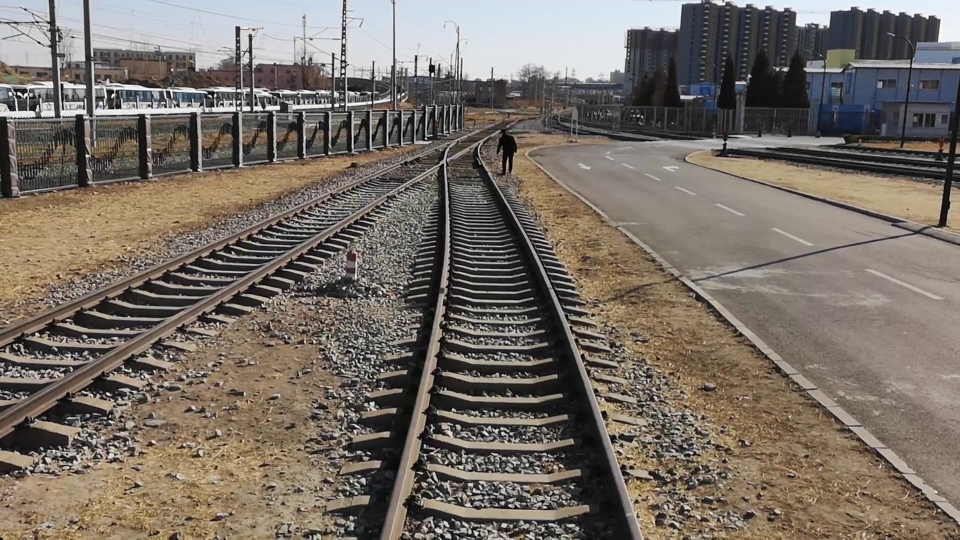
#> input picture opencv/image/rail_detect/Rail-Lane-Lines-masterxx/Rail-Lane-Lines-master/pic/385.jpg, 1920 x 1080 px (shown at 1/2 size); its folder holds only this picture in this run
$ python pipeline.py   (older library calls are emulated)
#> lines starting #> are read from the running program, lines starting #| are printed output that depends on the picture; after the words box and inside, x2 and y2 are one past the last pixel; in counts of white or black regions, pixels touching at a corner belong together
### opencv/image/rail_detect/Rail-Lane-Lines-masterxx/Rail-Lane-Lines-master/utils.py
# -*- coding: utf-8 -*-
"""
Created on Fri Oct  6 23:37:10 2017

@author: yang
"""

import numpy as np
import os
import cv2
import matplotlib.pyplot as plt
import matplotlib.image as mpimg

#get all image in the given directory persume that this directory only contain image files
def get_images_by_dir(dirname):
#> called with dirname = 'pic'
    img_names = os.listdir(dirname)
    img_paths = [dirname+'/'+img_name for img_name in img_names]
    imgs = [cv2.imread(path) for path in img_paths]
#> imgs = 1 item
    return imgs

#function take the chess board image and return the object points and image points
# [12 lines left out: function calibrate, not called in this run]

# [6 lines of commented-out code are left out]

def get_M_Minv():
    # [4 lines of commented-out code are left out]
    src = np.float32([[(600, 1080), (850, 300), (1600, 1080), (1000, 300)]])
    dst = np.float32([[(500, 1080), (0, 0), (1500, 1080), (1300, 0)]])
    #src = np.float32([[(0, 1920), (510, 500), (1000, 1920), (600, 500)]])
    #dst = np.float32([[(300, 1920), (150, 0), (850, 1920), (900, 0)]])
    M = cv2.getPerspectiveTransform(src, dst)
    Minv = cv2.getPerspectiveTransform(dst,src)
    return M,Minv

#function takes an image, object points, and image points
# performs the camera calibration, image distortion correction and
# returns the undistorted image
# [5 lines left out: function cal_undistort, not called in this run]

def abs_sobel_thresh(img, orient='x', thresh_min=0, thresh_max=255):
    # Convert to grayscale
    gray = cv2.cvtColor(img, cv2.COLOR_RGB2GRAY)
    # Apply x or y gradient with the OpenCV Sobel() function
    # and take the absolute value
    if orient == 'x':
        abs_sobel = np.absolute(cv2.Sobel(gray, cv2.CV_64F, 1, 0))
    if orient == 'y':
        abs_sobel = np.absolute(cv2.Sobel(gray, cv2.CV_64F, 0, 1))
    # Rescale back to 8 bit integer
    scaled_sobel = np.uint8(255*abs_sobel/np.max(abs_sobel))
    # Create a copy and apply the threshold
    binary_output = np.zeros_like(scaled_sobel)
    # Here I'm using inclusive (>=, <=) thresholds, but exclusive is ok too
    binary_output[(scaled_sobel >= thresh_min) & (scaled_sobel <= thresh_max)] = 1

    # Return the result
    return binary_output

def mag_thresh(img, sobel_kernel=3, mag_thresh=(0, 255)):
    # Convert to grayscale
    gray = cv2.cvtColor(img, cv2.COLOR_RGB2GRAY)
    # Take both Sobel x and y gradients
    sobelx = cv2.Sobel(gray, cv2.CV_64F, 1, 0, ksize=sobel_kernel)
    sobely = cv2.Sobel(gray, cv2.CV_64F, 0, 1, ksize=sobel_kernel)
    # Calculate the gradient magnitude
    gradmag = np.sqrt(sobelx**2 + sobely**2)
    # Rescale to 8 bit
    scale_factor = np.max(gradmag)/255
    gradmag = (gradmag/scale_factor).astype(np.uint8)
    # Create a binary image of ones where threshold is met, zeros otherwise
    binary_output = np.zeros_like(gradmag)
    binary_output[(gradmag >= mag_thresh[0]) & (gradmag <= mag_thresh[1])] = 1

    # Return the binary image
    return binary_output

def dir_threshold(img, sobel_kernel=3, thresh=(0, np.pi/2)):
    # Grayscale
    gray = cv2.cvtColor(img, cv2.COLOR_RGB2GRAY)
    # Calculate the x and y gradients
    sobelx = cv2.Sobel(gray, cv2.CV_64F, 1, 0, ksize=sobel_kernel)
    sobely = cv2.Sobel(gray, cv2.CV_64F, 0, 1, ksize=sobel_kernel)
    # Take the absolute value of the gradient direction,
    # apply a threshold, and create a binary image result
    absgraddir = np.arctan2(np.absolute(sobely), np.absolute(sobelx))
    binary_output =  np.zeros_like(absgraddir)
    binary_output[(absgraddir >= thresh[0]) & (absgraddir <= thresh[1])] = 1

    # Return the binary image
    return binary_output

def hls_select(img,channel='s',thresh=(0, 255)):
    hls = cv2.cvtColor(img, cv2.COLOR_RGB2HLS)
    if channel=='h':
        channel = hls[:,:,0]
    elif channel=='l':
        channel=hls[:,:,1]
    else:
        channel=hls[:,:,2]
    binary_output = np.zeros_like(channel)
    binary_output[(channel > thresh[0]) & (channel <= thresh[1])] = 1
    return binary_output

def luv_select(img, thresh=(0, 255)):
    luv = cv2.cvtColor(img, cv2.COLOR_RGB2LUV)
    l_channel = luv[:,:,0]
    binary_output = np.zeros_like(l_channel)
    binary_output[(l_channel > thresh[0]) & (l_channel <= thresh[1])] = 1
    return binary_output

def lab_select(img, thresh=(0, 255)):
    lab = cv2.cvtColor(img, cv2.COLOR_RGB2Lab)
    b_channel = lab[:,:,2]
    binary_output = np.zeros_like(b_channel)
    binary_output[(b_channel > thresh[0]) & (b_channel <= thresh[1])] = 1
    return binary_output

def find_line(binary_warped):
    # Take a histogram of the bottom half of the image
    histogram = np.sum(binary_warped[binary_warped.shape[0]//2:,:], axis=0)
    # Find the peak of the left and right halves of the histogram
    # These will be the starting point for the left and right lines
    midpoint = np.int(histogram.shape[0]/2)
    leftx_base = np.argmax(histogram[:midpoint])
    rightx_base = np.argmax(histogram[midpoint:]) + midpoint

    # Choose the number of sliding windows
    nwindows = 9
    # Set height of windows
    window_height = np.int(binary_warped.shape[0]/nwindows)
    # Identify the x and y positions of all nonzero pixels in the image
    nonzero = binary_warped.nonzero()
    nonzeroy = np.array(nonzero[0])
    nonzerox = np.array(nonzero[1])
    # Current positions to be updated for each window
    leftx_current = leftx_base
    rightx_current = rightx_base
    # Set the width of the windows +/- margin
    margin = 100
    # Set minimum number of pixels found to recenter window
    minpix = 50
    # Create empty lists to receive left and right lane pixel indices
    left_lane_inds = []
    right_lane_inds = []

    # Step through the windows one by one
    for window in range(nwindows):
        # Identify window boundaries in x and y (and right and left)
        win_y_low = binary_warped.shape[0] - (window+1)*window_height
        win_y_high = binary_warped.shape[0] - window*window_height
        win_xleft_low = leftx_current - margin
        win_xleft_high = leftx_current + margin
        win_xright_low = rightx_current - margin
        win_xright_high = rightx_current + margin
        # Identify the nonzero pixels in x and y within the window
        good_left_inds = ((nonzeroy >= win_y_low) & (nonzeroy < win_y_high) &
        (nonzerox >= win_xleft_low) &  (nonzerox < win_xleft_high)).nonzero()[0]
        good_right_inds = ((nonzeroy >= win_y_low) & (nonzeroy < win_y_high) &
        (nonzerox >= win_xright_low) &  (nonzerox < win_xright_high)).nonzero()[0]
        # Append these indices to the lists
        left_lane_inds.append(good_left_inds)
        right_lane_inds.append(good_right_inds)
        # If you found > minpix pixels, recenter next window on their mean position
        if len(good_left_inds) > minpix:
            leftx_current = np.int(np.mean(nonzerox[good_left_inds]))
        if len(good_right_inds) > minpix:
            rightx_current = np.int(np.mean(nonzerox[good_right_inds]))

    # Concatenate the arrays of indices
    left_lane_inds = np.concatenate(left_lane_inds)
    right_lane_inds = np.concatenate(right_lane_inds)

    # Extract left and right line pixel positions
    leftx = nonzerox[left_lane_inds]
    lefty = nonzeroy[left_lane_inds]
    rightx = nonzerox[right_lane_inds]
    righty = nonzeroy[right_lane_inds]

    # Fit a second order polynomial to each
    left_fit = np.polyfit(lefty, leftx, 3)
    right_fit = np.polyfit(righty, rightx, 3)

    return left_fit, right_fit, left_lane_inds, right_lane_inds

# [22 lines left out: function find_line_by_previous, not called in this run]

def expand(img):
    image = img
    _,green,_ = cv2.split(image)
    s = np.sum(green,axis=1)
    a = range(1080)
    for i in reversed(a):
        if s[i] <200:
            break
        for j in range(1920):  # min x
            if green[i][j] == 255:
                break
        for k in reversed(range(1920)): #max x
            if green[i][k] == 255:
                break
        for l in range(int(s[i]/255)): # s[i]/255  the number
            image[i,j-l,2] = 255
        for l in range(int(s[i]/255)):
            image[i,k+l,2] = 255

    return image

# [22 lines of commented-out code are left out]

def draw_area(undist,binary_warped,Minv,left_fit, right_fit):
    # Generate x and y values for plotting
    ploty = np.linspace(0, binary_warped.shape[0]-1, binary_warped.shape[0] )
    # left_fitx = left_fit[0]*ploty**2 + left_fit[1]*ploty + left_fit[2]
    # right_fitx = right_fit[0]*ploty**2 + right_fit[1]*ploty + right_fit[2]
    left_fitx = left_fit[0]*ploty**3 + left_fit[1]*ploty**2 + left_fit[2]*ploty+left_fit[3]
    right_fitx = right_fit[0]*ploty**3 + right_fit[1]*ploty**2 + right_fit[2]*ploty+right_fit[3]
    # Create an image to draw the lines on
    warp_zero = np.zeros_like(binary_warped).astype(np.uint8)
    color_warp = np.dstack((warp_zero, warp_zero, warp_zero))

    # Recast the x and y points into usable format for cv2.fillPoly()
    pts_left = np.array([np.transpose(np.vstack([left_fitx, ploty]))])
    pts_right = np.array([np.flipud(np.transpose(np.vstack([right_fitx, ploty])))])
    pts = np.hstack((pts_left, pts_right))

    # Draw the lane onto the warped blank image
    cv2.fillPoly(color_warp, np.int_([pts]), (0,255, 0))

    # Warp the blank back to original image space using inverse perspective matrix (Minv)
    undist = np.array(undist)
    newwarp = cv2.warpPerspective(color_warp, Minv, (undist.shape[1], undist.shape[0]))
    newwarp = expand(newwarp)
    # Combine the result with the original image
    result = cv2.addWeighted(undist, 1, newwarp, 0.3, 0)
    return result,newwarp

def calculate_curv_and_pos(binary_warped,left_fit, right_fit):
    # Define y-value where we want radius of curvature
    ploty = np.linspace(0, binary_warped.shape[0]-1, binary_warped.shape[0] )
    leftx = left_fit[0]*ploty**2 + left_fit[1]*ploty + left_fit[2]
    rightx = right_fit[0]*ploty**2 + right_fit[1]*ploty + right_fit[2]
    # Define conversions in x and y from pixels space to meters
    ym_per_pix = 30/720 # meters per pixel in y dimension
    xm_per_pix = 3.7/700 # meters per pixel in x dimension
    y_eval = np.max(ploty)
    # Fit new polynomials to x,y in world space
    left_fit_cr = np.polyfit(ploty*ym_per_pix, leftx*xm_per_pix, 2)
    right_fit_cr = np.polyfit(ploty*ym_per_pix, rightx*xm_per_pix, 2)
    # Calculate the new radii of curvature
    left_curverad = ((1 + (2*left_fit_cr[0]*y_eval*ym_per_pix + left_fit_cr[1])**2)**1.5) / np.absolute(2*left_fit_cr[0])
    right_curverad = ((1 + (2*right_fit_cr[0]*y_eval*ym_per_pix + right_fit_cr[1])**2)**1.5) / np.absolute(2*right_fit_cr[0])

    curvature = ((left_curverad + right_curverad) / 2)
    #print(curvature)
    lane_width = np.absolute(leftx[719] - rightx[719])
    lane_xm_per_pix = 3.7 / lane_width
    veh_pos = (((leftx[719] + rightx[719]) * lane_xm_per_pix) / 2.)
    cen_pos = ((binary_warped.shape[1] * lane_xm_per_pix) / 2.)
    distance_from_center = cen_pos - veh_pos
    return curvature,distance_from_center

# [14 lines left out: functions select_yellow, select_white, not called in this run]

def draw_values(img,curvature,distance_from_center):
    font = cv2.FONT_HERSHEY_SIMPLEX
    radius_text = "Radius of Curvature: %sm"%(round(curvature))

    if distance_from_center>0:
        pos_flag = 'right'
    else:
        pos_flag= 'left'

    cv2.putText(img,radius_text,(100,100), font, 1,(255,255,255),2)
    #center_text = "Vehicle is %.3fm %s of center"%(abs(distance_from_center),pos_flag)
    #cv2.putText(img,center_text,(100,150), font, 1,(255,255,255),2)
    return img

### opencv/image/rail_detect/Rail-Lane-Lines-masterxx/Rail-Lane-Lines-master/line.py
# -*- coding: utf-8 -*-
"""
Created on Tue Oct 10 19:38:04 2017

@author: yang
"""
import numpy as np

# Define a class to receive the characteristics of each line detection
class Line():
    def __init__(self):
        # was the line detected in the last iteration?
        self.detected = False
        # x values of the last n fits of the line
        self.recent_fitted = [np.array([False])]
        #average x values of the fitted line over the last n iterations
        self.bestx = None
        #polynomial coefficients averaged over the last n iterations
        self.best_fit = None
        #polynomial coefficients for the most recent fit
        self.current_fit = [np.array([False])]
        #radius of curvature of the line in some units
        self.radius_of_curvature = None
        #distance in meters of vehicle center from the line
        self.line_base_pos = None
        #difference in fit coefficients between last and new fits
        self.diffs = np.array([0,0,0,0], dtype='float')
        #x values for detected line pixels
        self.allx = None
        #y values for detected line pixels
        self.ally = None

    # [5 lines left out: function check_detected, not called in this run]


    def update(self,fit):
        if fit is not None:
            if self.best_fit is not None:
                self.diffs = abs(fit - self.best_fit)
                if self.check_detected():
                    self.detected =True
                    if len(self.recent_fitted)>10:
                        self.recent_fitted = self.recent_fitted[1:]
                        self.recent_fitted.append(fit)
                    else:
                        self.recent_fitted.append(fit)
                    self.best_fit = np.average(self.recent_fitted, axis=0)
                    self.current_fit = fit
                else:
                    self.detected = False
            else:
                self.best_fit = fit
                self.current_fit = fit
                self.detected=True
                self.recent_fitted.append(fit)


### opencv/image/rail_detect/Rail-Lane-Lines-masterxx/Rail-Lane-Lines-master/pipeline.py
# -*- coding: utf-8 -*-
"""
Created on Sun Oct  8 21:49:26 2017

@author: zander
"""

import os
import cv2
import utils
import matplotlib.pyplot as plt
import numpy as np
from moviepy.editor import VideoFileClip
import line
# import tensorflow as tf
from PIL import Image
import time

def thresholding(img):
    #setting all sorts of thresholds
    x_thresh = utils.abs_sobel_thresh(img, orient='x', thresh_min=90 ,thresh_max=280)
    mag_thresh = utils.mag_thresh(img, sobel_kernel=3, mag_thresh=(30, 170))
    dir_thresh = utils.dir_threshold(img, sobel_kernel=3, thresh=(0.7, 1.3))
    hls_thresh = utils.hls_select(img, thresh=(160, 255))
    lab_thresh = utils.lab_select(img, thresh=(155, 210))
    luv_thresh = utils.luv_select(img, thresh=(225, 255))

    #Thresholding combination
    threshholded = np.zeros_like(x_thresh)
    threshholded[((x_thresh == 1) & (mag_thresh == 1)) | ((dir_thresh == 1) & (hls_thresh == 1)) | (lab_thresh == 1) | (luv_thresh == 1)] = 1

    return threshholded

def RotateClockWise90(img):
    trans_img = cv2.transpose( img )
    new_img = cv2.flip(trans_img, 1)

    return new_img

def processing(img,M,Minv,left_line,right_line):
    #img = RotateClockWise90(img)
    #img = np.rot90(img)
    prev_time = time.time()
    img = Image.fromarray(img)
    undist = img
    #get the thresholded binary image
    img = np.array(img)
    thresholded = thresholding(img)
    #perform perspective  transform
    thresholded_wraped = cv2.warpPerspective(thresholded, M, img.shape[1::-1], flags=cv2.INTER_LINEAR)
    #perform detection
    if left_line.detected and right_line.detected:
        left_fit, right_fit, left_lane_inds, right_lane_inds = utils.find_line_by_previous(thresholded_wraped,left_line.current_fit,right_line.current_fit)
    else:
        left_fit, right_fit, left_lane_inds, right_lane_inds = utils.find_line(thresholded_wraped)
    left_line.update(left_fit)
    right_line.update(right_fit)
    # #draw the detected laneline and the information
    undist = Image.fromarray(img)
    area_img, gre1 = utils.draw_area(undist,thresholded_wraped,Minv,left_fit, right_fit)
    curvature,pos_from_center = utils.calculate_curv_and_pos(thresholded_wraped,left_fit, right_fit)
    area_img = np.array(area_img)
    result = utils.draw_values(area_img,curvature,pos_from_center)
    curr_time = time.time()
    exec_time = curr_time - prev_time
    info = "time: %.2f ms" % (1000 * exec_time)
    print(info)
    return result,thresholded_wraped


left_line = line.Line()
right_line = line.Line()
#cal_imgs = utils.get_images_by_dir('camera_cal')
#object_points,img_points = utils.calibrate(cal_imgs,grid=(9,6))
M,Minv = utils.get_M_Minv()


'''
project_outpath = 'vedio_out/Rail_detection.mp4'
project_video_clip = VideoFileClip("Rail.mp4")
project_video_out_clip = project_video_clip.fl_image(lambda clip: processing(clip,M,Minv,left_line,right_line))
project_video_out_clip.write_videofile(project_outpath, audio=False)
'''

#draw the processed test image
test_imgs = utils.get_images_by_dir('pic')
#> test_imgs = 1 item
undistorted = []
for img in test_imgs:
   #img = utils.cal_undistort(img,object_points,img_points)
   undistorted.append(img)
#> this loop made 1 pass
#> after the loop, undistorted = 1 item

result=[]
t2=[]
c=1
for img in undistorted:
    prev_time = time.time()
    res,t1 = processing(img,M,Minv,left_line,right_line)
    curr_time = time.time()
    exec_time = curr_time - prev_time
    info = "time: %.2f ms" % (1000 * exec_time)
    print(info)
    # [5 lines of commented-out code are left out]
    result.append(res)
    t2.append(t1)
#> this loop made 1 pass
#| time: 2787.90 ms
#| time: 2788.25 ms
#> pass 1, in abs_sobel_thresh, `gray = cv2.cvtColor(img, cv2.COLOR_RGB2GRAY)`:
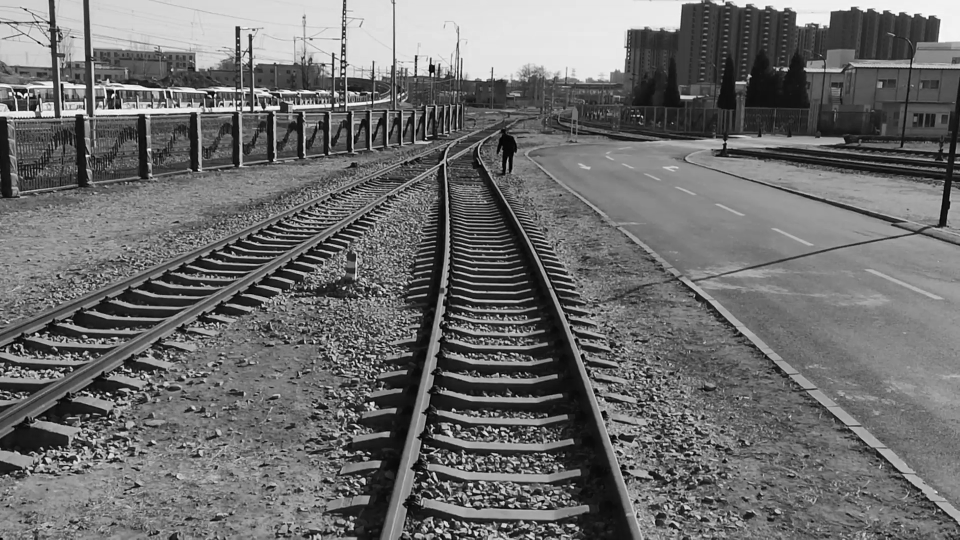
#> gray: shape (1080, 1920) (shown at 1/2 size); min 0, max 255, mean 109.3
#> pass 1, in abs_sobel_thresh, `abs_sobel = np.absolute(cv2.Sobel(gray, cv2.CV_64F, 1, 0))`:
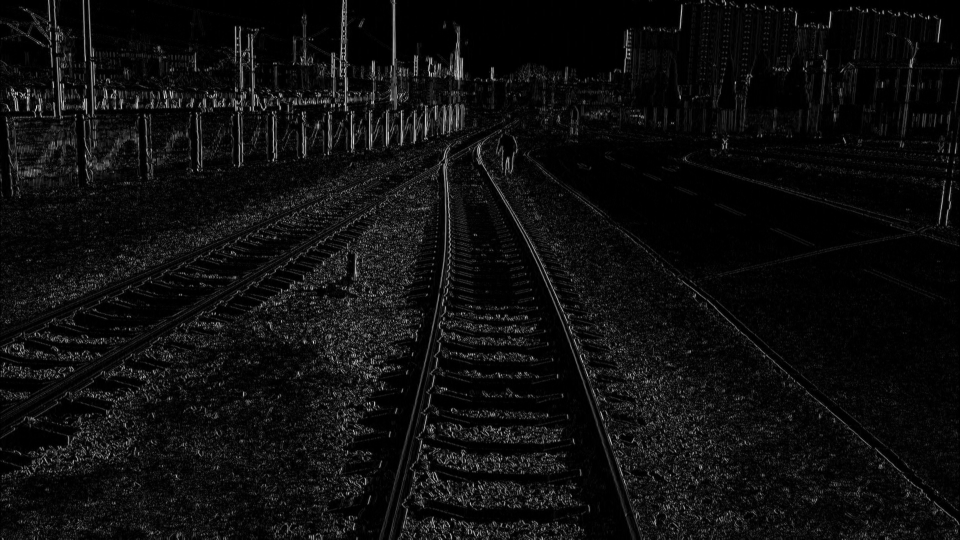
#> abs_sobel: shape (1080, 1920) float64 (shown at 1/2 size); min 0, max 858, mean 50; drawn with min black and max white
#> pass 1, in thresholding, `x_thresh = utils.abs_sobel_thresh(img, orient='x', thresh_min=90 ,thre..`:
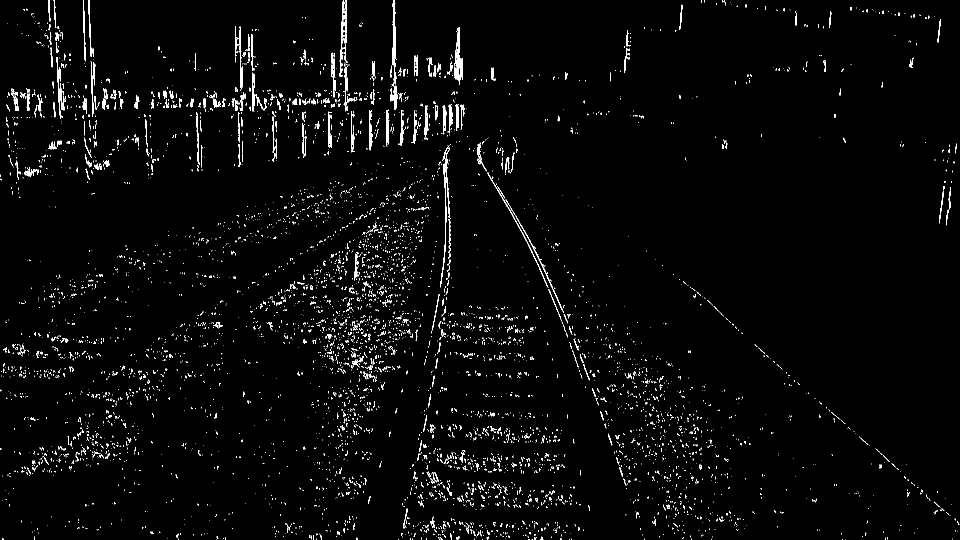
#> x_thresh: shape (1080, 1920) (shown at 1/2 size); values 0 (black) and 1 (white), 2.4% white in thin lines or dots
#> after the loop, result = 1 item; t2 = 1 item
# [7 lines of commented-out code are left out]
plt.figure(0)
plt.imshow(result[0])
plt.figure(1)
img1 = t2[0]
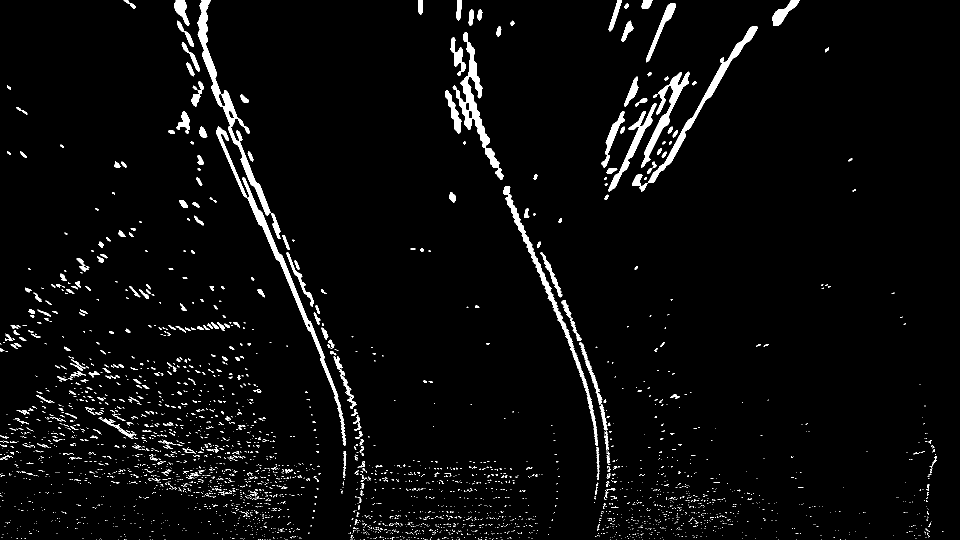
#> img1: shape (1080, 1920) (shown at 1/2 size); values 0 (black) and 1 (white), 3.5% white; 3309 white regions (2978 under 20 px), largest, box (x1, y1, x2, y2) and area: (395, 0, 541, 431) 6075, (905, 64, 1007, 360) 5098, (484, 354, 692, 891) 4671
#cv2.line(img1, (0,0), (992,345), color=(255, 0, 0), thickness=4)
#plt.imshow(img1)
#print(img1[345,900])
print(result[0].shape)
#| (1080, 1920, 3)
# plt.figure(1)
plt.show()
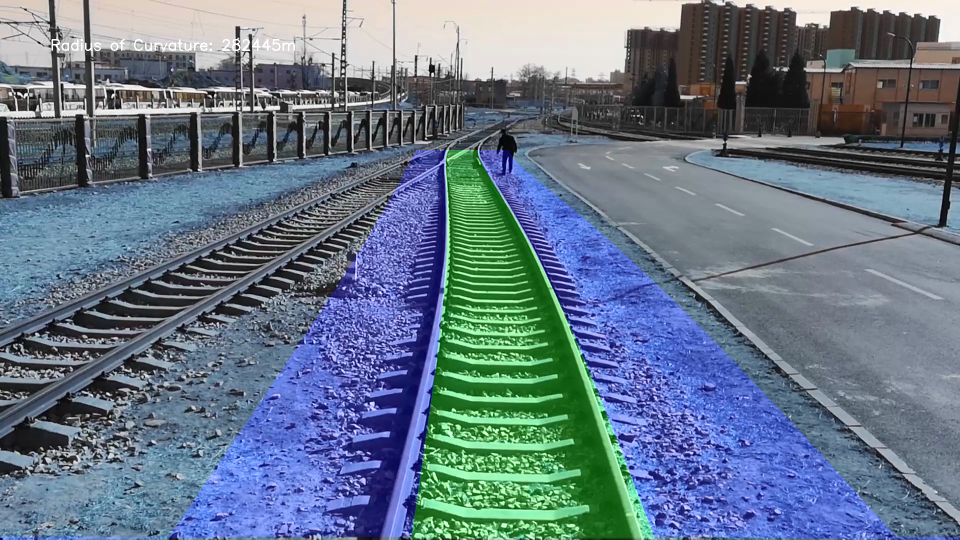
#> shown: shape (1080, 1920, 3) (shown at 1/2 size); mean R, G, B 102.2, 118.9, 135.5
#'''
